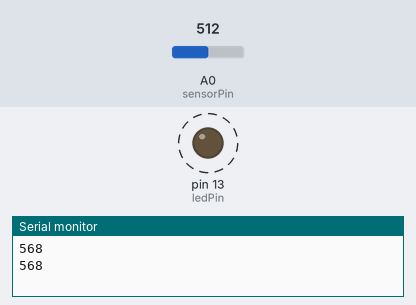
The sketch below on a simulated Arduino Uno, built with avr-gcc and run on an emulated ATmega328P. Shown: output pins drawn as LEDs (lit = HIGH), the last lines printed to the serial monitor. Dashed ring = blinking. Inputs (shaded band) come from the test bench; at power-on: A0 (sensorPin) = 512.

Above: at 1.9 s.
2.0 s: A0 (sensorPin) set to 306
At 2.4 s:
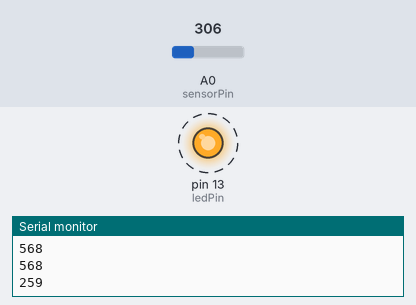
5.5 s: A0 (sensorPin) set to 122
At 6.5 s:
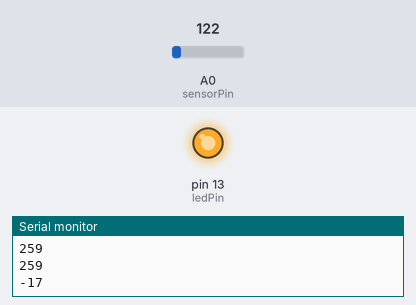
Timing chart, 0 to 8.5 s (numbered marks = the images above; inputs shaded):
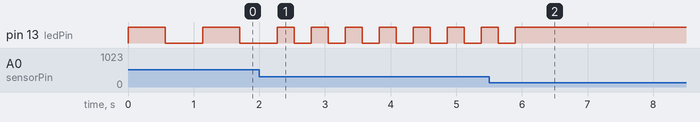

The sketch:

ch1r6A.pde
```cpp
const int ledPin = 13; // LED connected to digital pin 13
const int sensorPin = 0; // connect sensor to analog input 0

// the next two lines set the min and max delay between blinks
const int minDuration = 100; // minimum wait between blinks
const int maxDuration = 1000; // maximum wait between blinks

void setup()
{
  pinMode(ledPin, OUTPUT); // enable output on the led pin
  Serial.begin(9600); // initialize Serial
}

void loop()
{
  int rate = analogRead(sensorPin); // read the analog input
  // the next line scales the blink rate between the min and max values
  rate = map(rate, 200,800,minDuration, maxDuration); // convert to blink rate
  Serial.println(rate); // print rate to serial monitor
  digitalWrite(ledPin, HIGH); // set the LED on
  delay(rate); // wait duration dependent on light level
  digitalWrite(ledPin, LOW); // set the LED off
  delay(rate);
}
```

Measured:
- after the input at 2.0 s, pin 13 (ledPin): alternates HIGH for 0.26 s and LOW for 0.26 s, starting after 0.53 s
- after the input at 5.5 s, pin 13 (ledPin): goes on until 5.9 s, then stays HIGH
- by itself, pin 13 (ledPin): alternates HIGH for 0.57 s and LOW for 0.57 s
